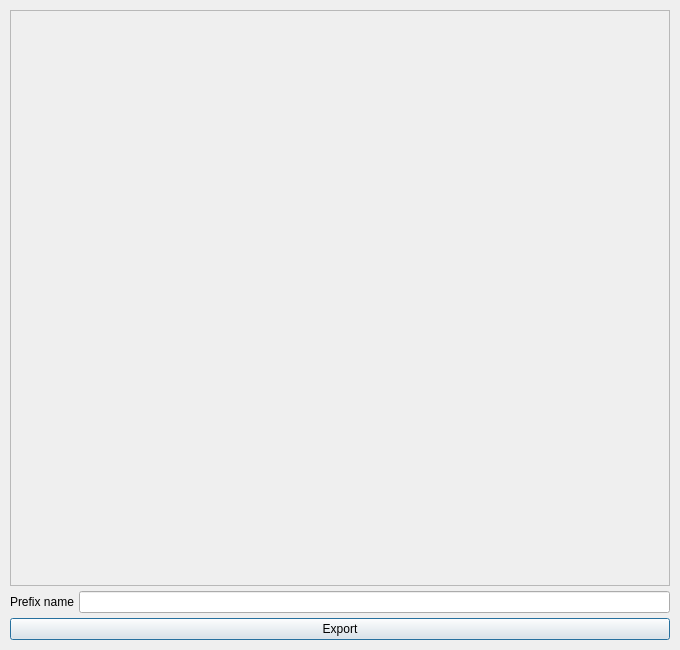
<?xml version="1.0" encoding="UTF-8"?>
<ui version="4.0">
 <class>CEResultView</class>
 <widget class="QDialog" name="CEResultView">
  <property name="geometry">
   <rect>
    <x>0</x>
    <y>0</y>
    <width>680</width>
    <height>650</height>
   </rect>
  </property>
  <property name="windowTitle">
   <string>Performance Plot</string>
  </property>
  <layout class="QVBoxLayout" name="verticalLayout">
   <property name="spacing">
    <number>5</number>
   </property>
   <property name="leftMargin">
    <number>10</number>
   </property>
   <property name="topMargin">
    <number>10</number>
   </property>
   <property name="rightMargin">
    <number>10</number>
   </property>
   <property name="bottomMargin">
    <number>10</number>
   </property>
   <item>
    <widget class="QScrollArea" name="scrollArea">
     <property name="widgetResizable">
      <bool>true</bool>
     </property>
     <widget class="QWidget" name="scrollAreaWidgetContents">
      <property name="geometry">
       <rect>
        <x>0</x>
        <y>0</y>
        <width>658</width>
        <height>572</height>
       </rect>
      </property>
      <layout class="QVBoxLayout" name="verticalLayout_2">
       <property name="spacing">
        <number>5</number>
       </property>
       <property name="leftMargin">
        <number>10</number>
       </property>
       <property name="topMargin">
        <number>10</number>
       </property>
       <property name="rightMargin">
        <number>10</number>
       </property>
       <property name="bottomMargin">
        <number>10</number>
       </property>
      </layout>
     </widget>
    </widget>
   </item>
   <item>
    <widget class="QWidget" name="prefixNameBox" native="true">
     <layout class="QHBoxLayout" name="horizontalLayout">
      <property name="spacing">
       <number>5</number>
      </property>
      <property name="leftMargin">
       <number>0</number>
      </property>
      <property name="topMargin">
       <number>0</number>
      </property>
      <property name="rightMargin">
       <number>0</number>
      </property>
      <property name="bottomMargin">
       <number>0</number>
      </property>
      <item>
       <widget class="QLabel" name="prefixNameLabel">
        <property name="text">
         <string>Prefix name</string>
        </property>
       </widget>
      </item>
      <item>
       <widget class="QLineEdit" name="prefixNameField"/>
      </item>
     </layout>
    </widget>
   </item>
   <item>
    <widget class="QPushButton" name="exportBtn">
     <property name="text">
      <string>Export</string>
     </property>
    </widget>
   </item>
  </layout>
 </widget>
 <resources/>
 <connections/>
</ui>
